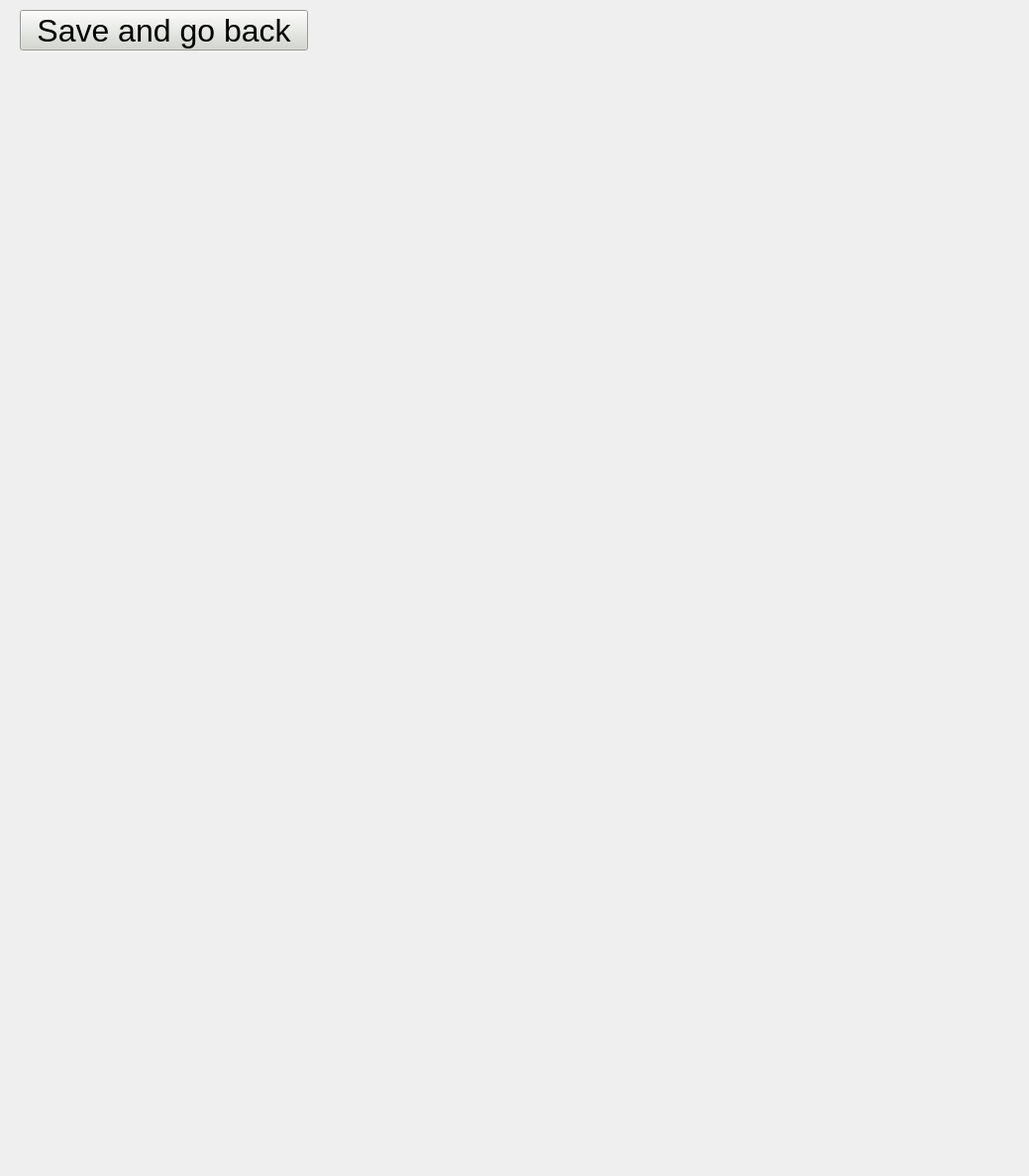
<?xml version="1.0" encoding="UTF-8"?>
<ui version="4.0">
 <class>TravelMapView</class>
 <widget class="QWidget" name="TravelMapView">
  <property name="geometry">
   <rect>
    <x>0</x>
    <y>0</y>
    <width>1039</width>
    <height>1188</height>
   </rect>
  </property>
  <property name="windowTitle">
   <string>Travel Map</string>
  </property>
  <widget class="QLabel" name="label">
   <property name="geometry">
    <rect>
     <x>16</x>
     <y>10</y>
     <width>1011</width>
     <height>1101</height>
    </rect>
   </property>
   <property name="text">
    <string/>
   </property>
  </widget>
  <widget class="QPushButton" name="pushButton">
   <property name="geometry">
    <rect>
     <x>20</x>
     <y>10</y>
     <width>291</width>
     <height>41</height>
    </rect>
   </property>
   <property name="font">
    <font>
     <pointsize>24</pointsize>
    </font>
   </property>
   <property name="styleSheet">
    <string notr="true">background-color: rgb(211, 215, 207);</string>
   </property>
   <property name="text">
    <string>Save and go back</string>
   </property>
  </widget>
 </widget>
 <resources/>
 <connections/>
</ui>
